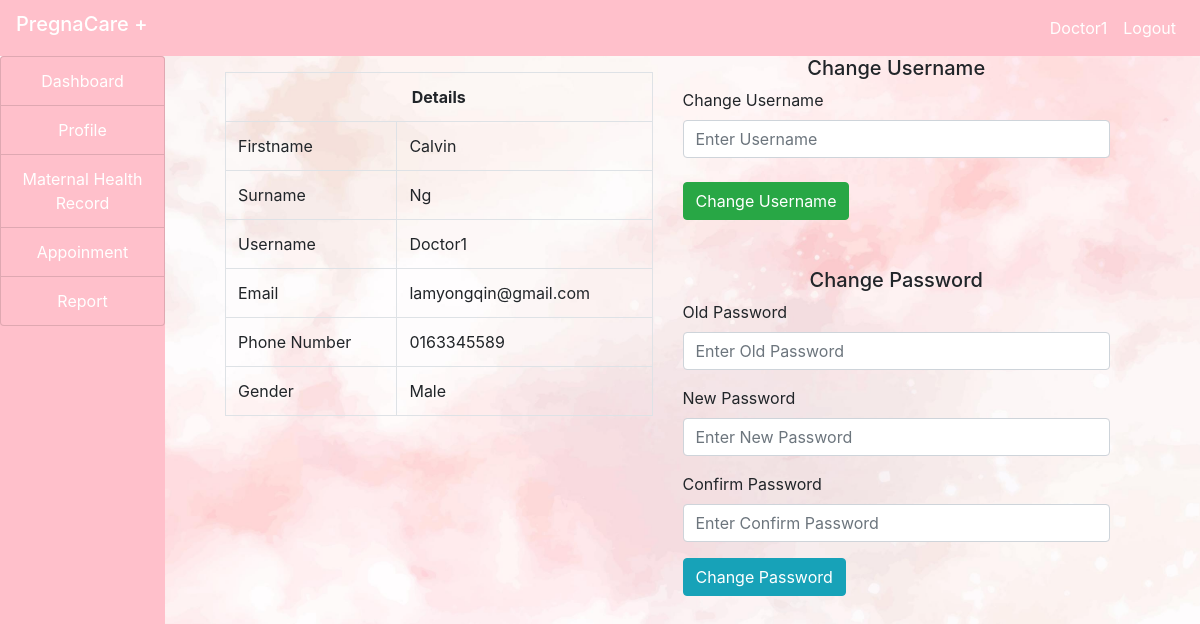
Screenshot of /doctor/profile.php (signed in) with the database file from the repository.
### tables this page shows
CREATE TABLE `doctors` (
  `id` int(100) NOT NULL,
  `firstname` varchar(100) NOT NULL,
  `surname` varchar(100) NOT NULL,
  `email` varchar(100) NOT NULL,
  `gender` varchar(100) NOT NULL,
  `phone` varchar(100) NOT NULL,
  `username` varchar(100) NOT NULL,
  `password` varchar(100) NOT NULL,
  `status` varchar(100) NOT NULL
);

### doctor/profile.php (the view, shortened to what this page needs)
<?php
include("../include/connection.php");
?>
<!DOCTYPE html>
<head>
</head>
<body style="background-image: url(img/background1.jpg);background-repeat:no-repeat; background-size:cover;">
    <?php
    include("../include/header.php");
    ?>
    <div class="container-fluid">
        <div class="col-md-12">
            <div class="row">
                <div class="col-md-2" style="margin-left: -30px;">
                    <?php
                    include("sidenav.php");
                    ?>
                </div>
                <div class="col-md-10">
                    <div class="container-fluid">
                    <div class="col-md-12">
                        <div class="row">
                            <div class="col-md-6">
                            <?php
                            $doc = $_SESSION['doctor'];
                            $query = "SELECT * FROM doctors WHERE username='$doc'";
                            $res = mysqli_query($connect, $query);
                            $row = mysqli_fetch_array($res);
                            ?>
                            <div class="my-3">
                                <table class="table table-bordered">
                                    <tr>
                                        <th colspan="2" class="text-center">Details</th>
                                    </tr>
                                    <tr>
                                        <td>Firstname</td>
                                        <td><?php echo $row['firstname']; ?></td>
                                    </tr>
                                    <tr>
                                        <td>Surname</td>
                                        <td><?php echo $row['surname']; ?></td>
                                    </tr>
                                    <tr>
                                        <td>Username</td>
                                        <td><?php echo $row['username']; ?></td>
                                    </tr>
                                    <tr>
                                        <td>Email</td>
                                        <td><?php echo $row['email']; ?></td>
                                    </tr>
                                    <tr>
                                        <td>Phone Number</td>
                                        <td><?php echo $row['phone']; ?></td>
                                    </tr>
                                    <tr>
                                        <td>Gender</td>
                                        <td><?php echo $row['gender']; ?></td>
                                    </tr>
                                </table>
                            </div>
                            </div>
                            <div class="col-md-6">
                            <h5 class="text-center my2">Change Username</h5>
                            <form method="post">
                                <label>Change Username</label>
                                <input type="text" name="uname" class="form-control" autocomplete="off" placeholder="Enter Username">
                                <br>
                                <input type="submit" name="change_uname" class="btn btn-success" value="Change Username">
                            </form>
                            <br><br>
                            <h5 class="text-center my2">Change Password</h5>
                            <form method="post">
                                <div class="form-group">
                                <label>Old Password</label>
                                <input type="password" name="old_pass" class="form-control" autocomplete="off" placeholder="Enter Old Password">
                                </div>
                                <div class="form-group">
                                <label>New Password</label>
                                <input type="password" name="new_pass" class="form-control" autocomplete="off" placeholder="Enter New Password">
                                </div>
                                <div class="form-group">
                                <label>Confirm Password</label>
                                <input type="password" name="con_pass" class="form-control" autocomplete="off" placeholder="Enter Confirm Password">
                                </div>
                                <input type="submit" name="change_pass" class="btn btn-info" value="Change Password">
                            </form>
                            </div>
                            </div>
                        </div>
                    </div>
                </div>
            </div>
        </div>
    </div>
</body>
</html>

### rows the page displays
doctors: firstname "Calvin", surname "Ng", username "Doctor1", email "lamyongqin@gmail.com", phone "0163345589", gender "Male"

### other values shown
$user "Doctor1"
